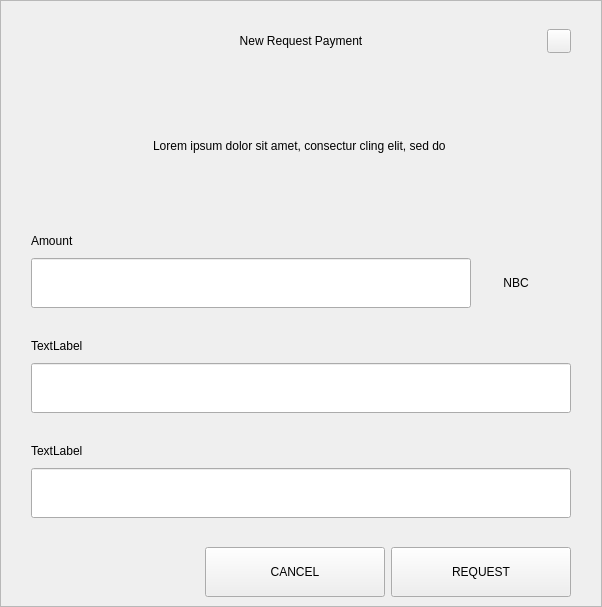
<?xml version="1.0" encoding="UTF-8"?>
<ui version="4.0">
 <class>RequestDialog</class>
 <widget class="QDialog" name="RequestDialog">
  <property name="geometry">
   <rect>
    <x>0</x>
    <y>0</y>
    <width>602</width>
    <height>607</height>
   </rect>
  </property>
  <property name="windowTitle">
   <string>Dialog</string>
  </property>
  <layout class="QVBoxLayout" name="verticalLayout_5">
   <property name="spacing">
    <number>0</number>
   </property>
   <property name="leftMargin">
    <number>0</number>
   </property>
   <property name="topMargin">
    <number>0</number>
   </property>
   <property name="rightMargin">
    <number>0</number>
   </property>
   <property name="bottomMargin">
    <number>0</number>
   </property>
   <item>
    <widget class="QFrame" name="frame">
     <property name="styleSheet">
      <string notr="true"/>
     </property>
     <property name="frameShape">
      <enum>QFrame::StyledPanel</enum>
     </property>
     <property name="frameShadow">
      <enum>QFrame::Raised</enum>
     </property>
     <layout class="QVBoxLayout" name="verticalLayout_4" stretch="1,0,0">
      <property name="spacing">
       <number>0</number>
      </property>
      <property name="leftMargin">
       <number>30</number>
      </property>
      <property name="topMargin">
       <number>20</number>
      </property>
      <property name="rightMargin">
       <number>30</number>
      </property>
      <property name="bottomMargin">
       <number>0</number>
      </property>
      <item>
       <layout class="QHBoxLayout" name="horizontalLayout_3">
        <property name="spacing">
         <number>0</number>
        </property>
        <item>
         <spacer name="horizontalSpacer_21">
          <property name="orientation">
           <enum>Qt::Horizontal</enum>
          </property>
          <property name="sizeHint" stdset="0">
           <size>
            <width>40</width>
            <height>20</height>
           </size>
          </property>
         </spacer>
        </item>
        <item>
         <widget class="QLabel" name="labelTitle">
          <property name="minimumSize">
           <size>
            <width>0</width>
            <height>40</height>
           </size>
          </property>
          <property name="maximumSize">
           <size>
            <width>16777215</width>
            <height>40</height>
           </size>
          </property>
          <property name="styleSheet">
           <string notr="true">padding-left:24px;</string>
          </property>
          <property name="text">
           <string>New Request Payment</string>
          </property>
          <property name="alignment">
           <set>Qt::AlignCenter</set>
          </property>
          <property name="margin">
           <number>7</number>
          </property>
         </widget>
        </item>
        <item>
         <spacer name="horizontalSpacer">
          <property name="orientation">
           <enum>Qt::Horizontal</enum>
          </property>
          <property name="sizeHint" stdset="0">
           <size>
            <width>40</width>
            <height>20</height>
           </size>
          </property>
         </spacer>
        </item>
        <item>
         <widget class="QPushButton" name="btnEsc">
          <property name="minimumSize">
           <size>
            <width>24</width>
            <height>24</height>
           </size>
          </property>
          <property name="maximumSize">
           <size>
            <width>24</width>
            <height>24</height>
           </size>
          </property>
          <property name="focusPolicy">
           <enum>Qt::NoFocus</enum>
          </property>
          <property name="text">
           <string/>
          </property>
         </widget>
        </item>
       </layout>
      </item>
      <item>
       <widget class="QStackedWidget" name="stack">
        <property name="minimumSize">
         <size>
          <width>540</width>
          <height>0</height>
         </size>
        </property>
        <property name="maximumSize">
         <size>
          <width>540</width>
          <height>16777215</height>
         </size>
        </property>
        <property name="currentIndex">
         <number>0</number>
        </property>
        <widget class="QWidget" name="page_1">
         <property name="minimumSize">
          <size>
           <width>540</width>
           <height>0</height>
          </size>
         </property>
         <property name="maximumSize">
          <size>
           <width>540</width>
           <height>16777215</height>
          </size>
         </property>
         <layout class="QVBoxLayout" name="layout1">
          <property name="spacing">
           <number>0</number>
          </property>
          <property name="leftMargin">
           <number>0</number>
          </property>
          <property name="topMargin">
           <number>0</number>
          </property>
          <property name="rightMargin">
           <number>0</number>
          </property>
          <property name="bottomMargin">
           <number>0</number>
          </property>
          <item>
           <spacer name="verticalSpacer_21">
            <property name="orientation">
             <enum>Qt::Vertical</enum>
            </property>
            <property name="sizeType">
             <enum>QSizePolicy::Fixed</enum>
            </property>
            <property name="sizeHint" stdset="0">
             <size>
              <width>20</width>
              <height>30</height>
             </size>
            </property>
           </spacer>
          </item>
          <item alignment="Qt::AlignHCenter">
           <widget class="QLabel" name="labelMessage">
            <property name="minimumSize">
             <size>
              <width>400</width>
              <height>50</height>
             </size>
            </property>
            <property name="text">
             <string>Lorem ipsum dolor sit amet, consectur cling elit, sed do </string>
            </property>
            <property name="alignment">
             <set>Qt::AlignCenter</set>
            </property>
            <property name="wordWrap">
             <bool>true</bool>
            </property>
           </widget>
          </item>
          <item alignment="Qt::AlignBottom">
           <widget class="QWidget" name="containerAmount" native="true">
            <layout class="QVBoxLayout" name="verticalLayout">
             <property name="spacing">
              <number>9</number>
             </property>
             <property name="leftMargin">
              <number>0</number>
             </property>
             <property name="topMargin">
              <number>0</number>
             </property>
             <property name="rightMargin">
              <number>0</number>
             </property>
             <property name="bottomMargin">
              <number>0</number>
             </property>
             <item>
              <widget class="QLabel" name="labelSubtitleAmount">
               <property name="minimumSize">
                <size>
                 <width>350</width>
                 <height>16</height>
                </size>
               </property>
               <property name="maximumSize">
                <size>
                 <width>16777215</width>
                 <height>16</height>
                </size>
               </property>
               <property name="text">
                <string>Amount</string>
               </property>
              </widget>
             </item>
             <item alignment="Qt::AlignTop">
              <widget class="QWidget" name="layoutAmount" native="true">
               <layout class="QHBoxLayout" name="horizontalLayout" stretch="2,0">
                <property name="spacing">
                 <number>0</number>
                </property>
                <property name="leftMargin">
                 <number>0</number>
                </property>
                <property name="topMargin">
                 <number>0</number>
                </property>
                <property name="rightMargin">
                 <number>0</number>
                </property>
                <property name="bottomMargin">
                 <number>0</number>
                </property>
                <item>
                 <widget class="QLineEdit" name="lineEditAmount">
                  <property name="minimumSize">
                   <size>
                    <width>0</width>
                    <height>50</height>
                   </size>
                  </property>
                  <property name="maximumSize">
                   <size>
                    <width>16777215</width>
                    <height>50</height>
                   </size>
                  </property>
                 </widget>
                </item>
                <item>
                 <widget class="QWidget" name="comboContainer" native="true">
                  <property name="minimumSize">
                   <size>
                    <width>100</width>
                    <height>50</height>
                   </size>
                  </property>
                  <property name="maximumSize">
                   <size>
                    <width>16777215</width>
                    <height>50</height>
                   </size>
                  </property>
                  <layout class="QHBoxLayout" name="horizontalLayout_31">
                   <property name="spacing">
                    <number>0</number>
                   </property>
                   <property name="leftMargin">
                    <number>0</number>
                   </property>
                   <property name="topMargin">
                    <number>0</number>
                   </property>
                   <property name="rightMargin">
                    <number>10</number>
                   </property>
                   <property name="bottomMargin">
                    <number>0</number>
                   </property>
                   <item>
                    <widget class="QLabel" name="comboBoxCoin">
                     <property name="text">
                      <string>NBC</string>
                     </property>
                     <property name="alignment">
                      <set>Qt::AlignCenter</set>
                     </property>
                    </widget>
                   </item>
                  </layout>
                 </widget>
                </item>
               </layout>
              </widget>
             </item>
            </layout>
           </widget>
          </item>
          <item>
           <spacer name="verticalSpacer_31">
            <property name="orientation">
             <enum>Qt::Vertical</enum>
            </property>
            <property name="sizeType">
             <enum>QSizePolicy::Fixed</enum>
            </property>
            <property name="sizeHint" stdset="0">
             <size>
              <width>20</width>
              <height>30</height>
             </size>
            </property>
           </spacer>
          </item>
          <item>
           <layout class="QVBoxLayout" name="verticalLayoutLabel">
            <property name="spacing">
             <number>9</number>
            </property>
            <item>
             <widget class="QLabel" name="labelSubtitleLabel">
              <property name="minimumSize">
               <size>
                <width>0</width>
                <height>16</height>
               </size>
              </property>
              <property name="maximumSize">
               <size>
                <width>16777215</width>
                <height>16</height>
               </size>
              </property>
              <property name="text">
               <string>TextLabel</string>
              </property>
             </widget>
            </item>
            <item>
             <widget class="QLineEdit" name="lineEditLabel">
              <property name="minimumSize">
               <size>
                <width>0</width>
                <height>50</height>
               </size>
              </property>
              <property name="maximumSize">
               <size>
                <width>16777215</width>
                <height>50</height>
               </size>
              </property>
             </widget>
            </item>
           </layout>
          </item>
          <item>
           <spacer name="verticalSpacer_34">
            <property name="orientation">
             <enum>Qt::Vertical</enum>
            </property>
            <property name="sizeType">
             <enum>QSizePolicy::Fixed</enum>
            </property>
            <property name="sizeHint" stdset="0">
             <size>
              <width>20</width>
              <height>30</height>
             </size>
            </property>
           </spacer>
          </item>
          <item>
           <layout class="QVBoxLayout" name="verticalLayoutDescription">
            <property name="spacing">
             <number>9</number>
            </property>
            <item>
             <widget class="QLabel" name="labelSubtitleDescription">
              <property name="minimumSize">
               <size>
                <width>0</width>
                <height>16</height>
               </size>
              </property>
              <property name="maximumSize">
               <size>
                <width>16777215</width>
                <height>16</height>
               </size>
              </property>
              <property name="text">
               <string>TextLabel</string>
              </property>
             </widget>
            </item>
            <item>
             <widget class="QLineEdit" name="lineEditDescription">
              <property name="minimumSize">
               <size>
                <width>0</width>
                <height>50</height>
               </size>
              </property>
              <property name="maximumSize">
               <size>
                <width>16777215</width>
                <height>50</height>
               </size>
              </property>
             </widget>
            </item>
            <item>
             <spacer name="verticalSpacer_4">
              <property name="orientation">
               <enum>Qt::Vertical</enum>
              </property>
              <property name="sizeType">
               <enum>QSizePolicy::Fixed</enum>
              </property>
              <property name="sizeHint" stdset="0">
               <size>
                <width>20</width>
                <height>20</height>
               </size>
              </property>
             </spacer>
            </item>
           </layout>
          </item>
         </layout>
        </widget>
        <widget class="QWidget" name="page_2">
         <layout class="QVBoxLayout" name="layout2">
          <item>
           <spacer name="verticalSpacer_5">
            <property name="orientation">
             <enum>Qt::Vertical</enum>
            </property>
            <property name="sizeType">
             <enum>QSizePolicy::Fixed</enum>
            </property>
            <property name="sizeHint" stdset="0">
             <size>
              <width>20</width>
              <height>50</height>
             </size>
            </property>
           </spacer>
          </item>
          <item alignment="Qt::AlignHCenter">
           <widget class="QLabel" name="labelQrImg">
            <property name="minimumSize">
             <size>
              <width>260</width>
              <height>260</height>
             </size>
            </property>
            <property name="maximumSize">
             <size>
              <width>260</width>
              <height>260</height>
             </size>
            </property>
            <property name="text">
             <string/>
            </property>
            <property name="alignment">
             <set>Qt::AlignCenter</set>
            </property>
           </widget>
          </item>
          <item>
           <spacer name="verticalSpacer_2">
            <property name="orientation">
             <enum>Qt::Vertical</enum>
            </property>
            <property name="sizeType">
             <enum>QSizePolicy::Fixed</enum>
            </property>
            <property name="sizeHint" stdset="0">
             <size>
              <width>20</width>
              <height>30</height>
             </size>
            </property>
           </spacer>
          </item>
          <item alignment="Qt::AlignHCenter">
           <widget class="QLabel" name="labelAddress">
            <property name="text">
             <string>D7VFR83SQbiezrW72hjcWJtcfip5krte2Z </string>
            </property>
           </widget>
          </item>
          <item>
           <spacer name="verticalSpacer_32">
            <property name="orientation">
             <enum>Qt::Vertical</enum>
            </property>
            <property name="sizeType">
             <enum>QSizePolicy::Expanding</enum>
            </property>
            <property name="sizeHint" stdset="0">
             <size>
              <width>20</width>
              <height>20</height>
             </size>
            </property>
           </spacer>
          </item>
          <item>
           <layout class="QHBoxLayout" name="horizontal">
            <property name="leftMargin">
             <number>20</number>
            </property>
            <property name="rightMargin">
             <number>20</number>
            </property>
            <property name="bottomMargin">
             <number>20</number>
            </property>
            <item>
             <spacer name="horizontalSpacer_4">
              <property name="orientation">
               <enum>Qt::Horizontal</enum>
              </property>
              <property name="sizeHint" stdset="0">
               <size>
                <width>40</width>
                <height>20</height>
               </size>
              </property>
             </spacer>
            </item>
            <item>
             <widget class="QPushButton" name="btnCopyAddress">
              <property name="minimumSize">
               <size>
                <width>180</width>
                <height>50</height>
               </size>
              </property>
              <property name="text">
               <string>COPY ADDRESS</string>
              </property>
             </widget>
            </item>
            <item>
             <widget class="QPushButton" name="btnCopyUrl">
              <property name="minimumSize">
               <size>
                <width>180</width>
                <height>50</height>
               </size>
              </property>
              <property name="text">
               <string>COPY URL</string>
              </property>
             </widget>
            </item>
            <item>
             <spacer name="horizontalSpacer_2">
              <property name="orientation">
               <enum>Qt::Horizontal</enum>
              </property>
              <property name="sizeHint" stdset="0">
               <size>
                <width>40</width>
                <height>20</height>
               </size>
              </property>
             </spacer>
            </item>
           </layout>
          </item>
         </layout>
        </widget>
       </widget>
      </item>
      <item>
       <widget class="QWidget" name="buttonsStack" native="true">
        <layout class="QHBoxLayout" name="horizontalLayout_5">
         <property name="leftMargin">
          <number>20</number>
         </property>
         <property name="rightMargin">
          <number>0</number>
         </property>
         <item>
          <spacer name="horizontalSpacer_41">
           <property name="orientation">
            <enum>Qt::Horizontal</enum>
           </property>
           <property name="sizeHint" stdset="0">
            <size>
             <width>40</width>
             <height>20</height>
            </size>
           </property>
          </spacer>
         </item>
         <item>
          <widget class="QPushButton" name="btnCancel">
           <property name="minimumSize">
            <size>
             <width>180</width>
             <height>50</height>
            </size>
           </property>
           <property name="focusPolicy">
            <enum>Qt::NoFocus</enum>
           </property>
           <property name="text">
            <string>CANCEL</string>
           </property>
          </widget>
         </item>
         <item>
          <widget class="QPushButton" name="btnSave">
           <property name="minimumSize">
            <size>
             <width>180</width>
             <height>50</height>
            </size>
           </property>
           <property name="focusPolicy">
            <enum>Qt::NoFocus</enum>
           </property>
           <property name="text">
            <string>REQUEST</string>
           </property>
          </widget>
         </item>
        </layout>
       </widget>
      </item>
     </layout>
    </widget>
   </item>
  </layout>
 </widget>
 <resources/>
 <connections/>
</ui>
